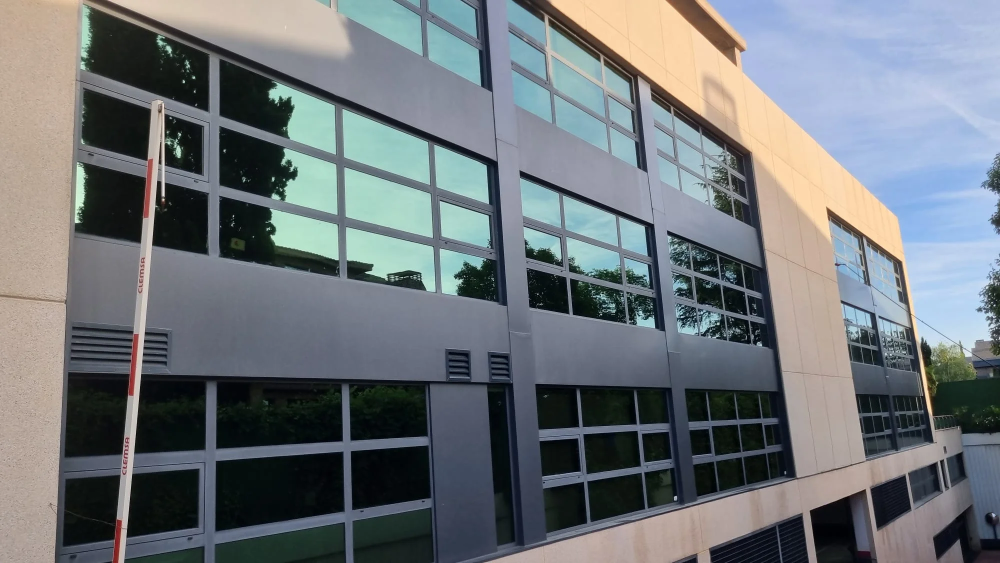
#> input picture src/assets/fachadas/edificio-fachada-acristalada.webp, 2000 x 1126 px (shown at 1/2 size)
$ python optimize-images.py
#> lines starting #> are read from the running program, lines starting #| are printed output that depends on the picture
"""
Genera variantes WebP redimensionadas de las imágenes de las landings.

Script puntual (no forma parte del build): se ejecuta a mano cuando se añade o
cambia una imagen y sus resultados se versionan junto al original.

    python scripts/optimize-images.py

- Nunca modifica ni borra los originales.
- Nunca amplía: si el original es más estrecho que el ancho pedido, ese ancho
  se sustituye por el del original.
- Respeta la orientación EXIF (las fotos de móvil la traen).

Requiere Pillow (pip install pillow).
"""
from pathlib import Path

from PIL import Image, ImageOps

ASSETS = Path(__file__).resolve().parent.parent / 'src' / 'assets'

HERO = (828, 1280, 1920)
LANDSCAPE = (800, 1200)
PORTRAIT = (600, 900)

# (origen relativo a src/assets, nombre base de salida o None, anchos[, calidad])
JOBS = [
    # Heroes (LCP)
    ('fachadas/edificio-fachada-acristalada.webp', None, HERO),
    ('cristales/fondoImageAtico.webp', None, HERO),
    ('particulares/particular.webp', None, HERO),
    ('cristales/pexels-padel-1.webp', None, HERO),
    ('servicios-extra/sofa.png', None, HERO),
    ('servicios-extra/moqueta.png', None, HERO),
    ('servicios-extra/suelo.png', None, HERO),
    # Servicios extra: imagen de apoyo en el bloque de introducción (~540 px)
    ('servicios-extra/salon.png', None, LANDSCAPE),
    ('servicios-extra/oficina.png', None, LANDSCAPE),
    ('servicios-extra/entrada.png', None, LANDSCAPE),
    # Contenido apaisado
    ('paneles-solares/paneles2.webp', None, LANDSCAPE),
    ('paneles-solares/paneles.webp', None, LANDSCAPE),
    # 2000: la galería de la home la muestra muy ampliada (ocupa dos filas)
    ('cristales/cristalera.webp', None, (800, 1200, 2000)),
    ('escaparates/escaparateCalle.webp', None, LANDSCAPE),
    # Contenido vertical
    ('cristales/cristalera.jpg', 'cristalera-porche', PORTRAIT),
    ('cristales/limpieza.webp', None, PORTRAIT),
    ('cristales/cristalera3.webp', None, (600, 900, 1126)),
    ('cristales/casa.webp', None, PORTRAIT),
    ('cristales/cristalera2.webp', None, PORTRAIT),
    ('fachadas/fachadaAcristalada.webp', None, PORTRAIT),
    ('cristales/cristaleraChalet.webp', None, PORTRAIT),
    ('cristales/cristaleraCerrado.webp', None, PORTRAIT),
    ('cristales/pexels-padel-2.webp', None, PORTRAIT),
    # Home: hero, servicios, galería y sección de empresas
    ('cristales/kristalia.webp', None, HERO),
    ('escaparates/escaparate.webp', None, (600, 900, 1024)),
    ('escaparates/escaparateCasa.webp', None, LANDSCAPE),
    ('escaparates/escaparate2.webp', None, (600, 971)),
    ('cristales/atico.webp', None, (600, 900, 1122)),
    ('cristales/empresas.webp', None, PORTRAIT),
    ('fachadas/fachada-acristalada.webp', None, PORTRAIT),
    # Home: antes/después. Mucho detalle fino (gotas, polvo): más calidad.
    ('antes-despues/cristalAntes.jpeg', None, PORTRAIT, 82),
    ('antes-despues/cristalDespues.jpeg', None, PORTRAIT, 82),
    ('antes-despues/antesDespues.webp', None, (800, 1298), 82),
    # Quiénes somos
    ('cristales/nosotros.webp', None, (600, 941)),
    # Logo (se muestra a 44-62 px; 128 px cubre pantallas 2x)
    ('logo.png', 'logo', (128,)),
]


def quality_for(width):
    # Los anchos de escritorio admiten algo más de compresión sin pérdida visible.
    return 72 if width >= 1600 else 78


def main():
    total_in = total_out = 0
    for src_rel, out_stem, widths, *extra in JOBS:
        fixed_q = extra[0] if extra else None
        src = ASSETS / src_rel
        im = ImageOps.exif_transpose(Image.open(src))
#> im is the input picture: PIL image 2000x1126 RGB; mean R, G, B 111.7, 117.6, 121.6
        has_alpha = im.mode in ('RGBA', 'LA') or 'transparency' in im.info
#> has_alpha = False
        im = im.convert('RGBA' if has_alpha else 'RGB')
        stem = out_stem or src.stem
        total_in += src.stat().st_size

        for w in sorted({min(w, im.width) for w in widths}):
            h = round(im.height * w / im.width)
            out = src.with_name(f'{stem}-{w}.webp')
            resized = im if w == im.width else im.resize((w, h), Image.Resampling.LANCZOS)
            q = 90 if has_alpha else (fixed_q or quality_for(w))
            resized.save(out, 'WEBP', quality=q, method=6)
            size = out.stat().st_size
            total_out += size
            print(f'{out.relative_to(ASSETS)!s:55} {w}x{h:<5} {size // 1024:>4} KB')
#> this loop made 1 pass
#> q on pass 1: 78
#> pass 1, in main, `resized = im if w == im.width else im.resize((w, h), Image.Resampling...`:
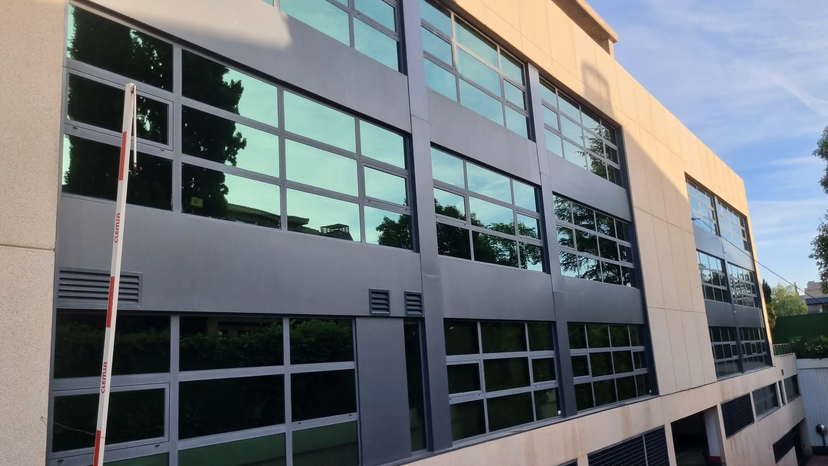
#> resized: PIL image 828x466 RGB; mean R, G, B 111.7, 117.6, 121.6
#> after the loop, total_out = 0

    print(f'\nOriginales: {total_in // 1024} KB  ->  variantes generadas: {total_out // 1024} KB')


if __name__ == '__main__':
#> (the run stopped early here; a loop or call above may not have finished)
